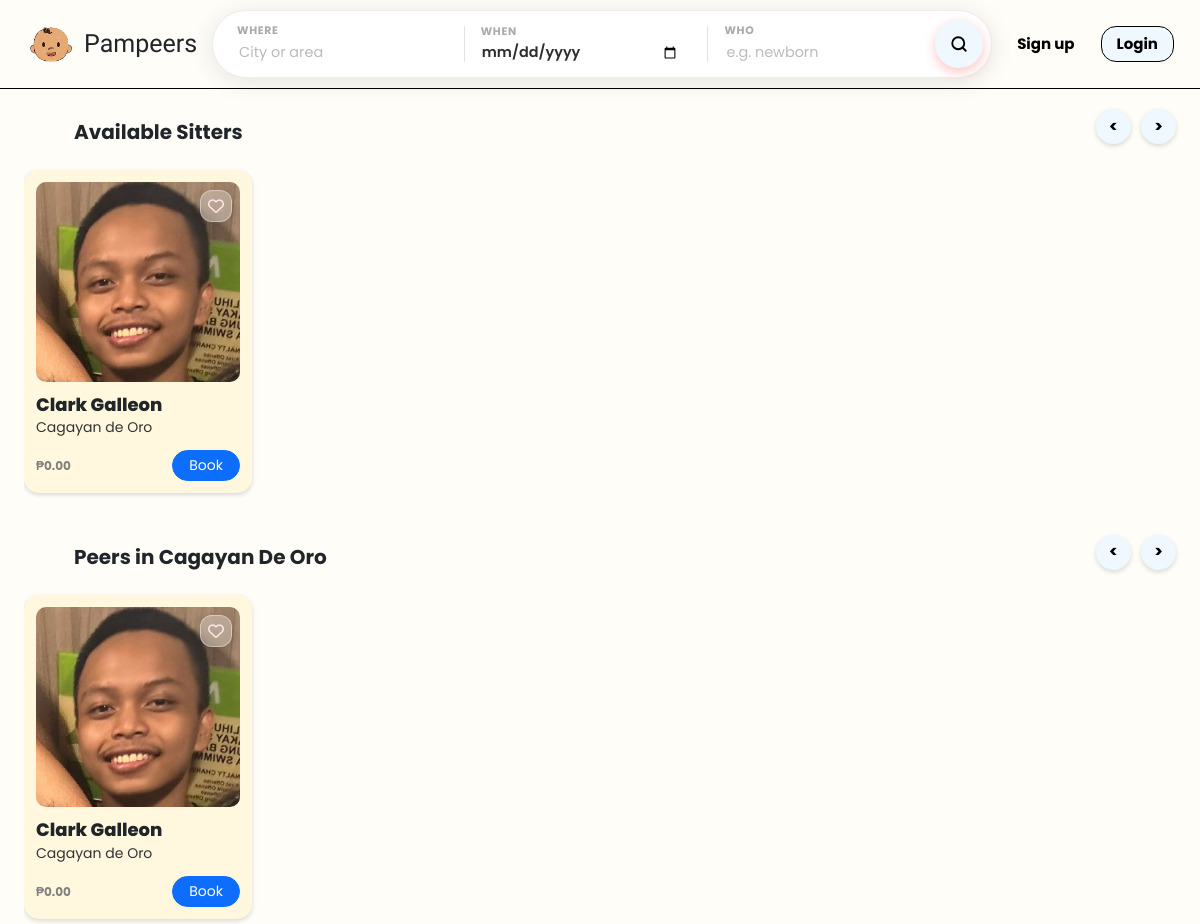
The app's page /public/guestDashboard.php, older data.
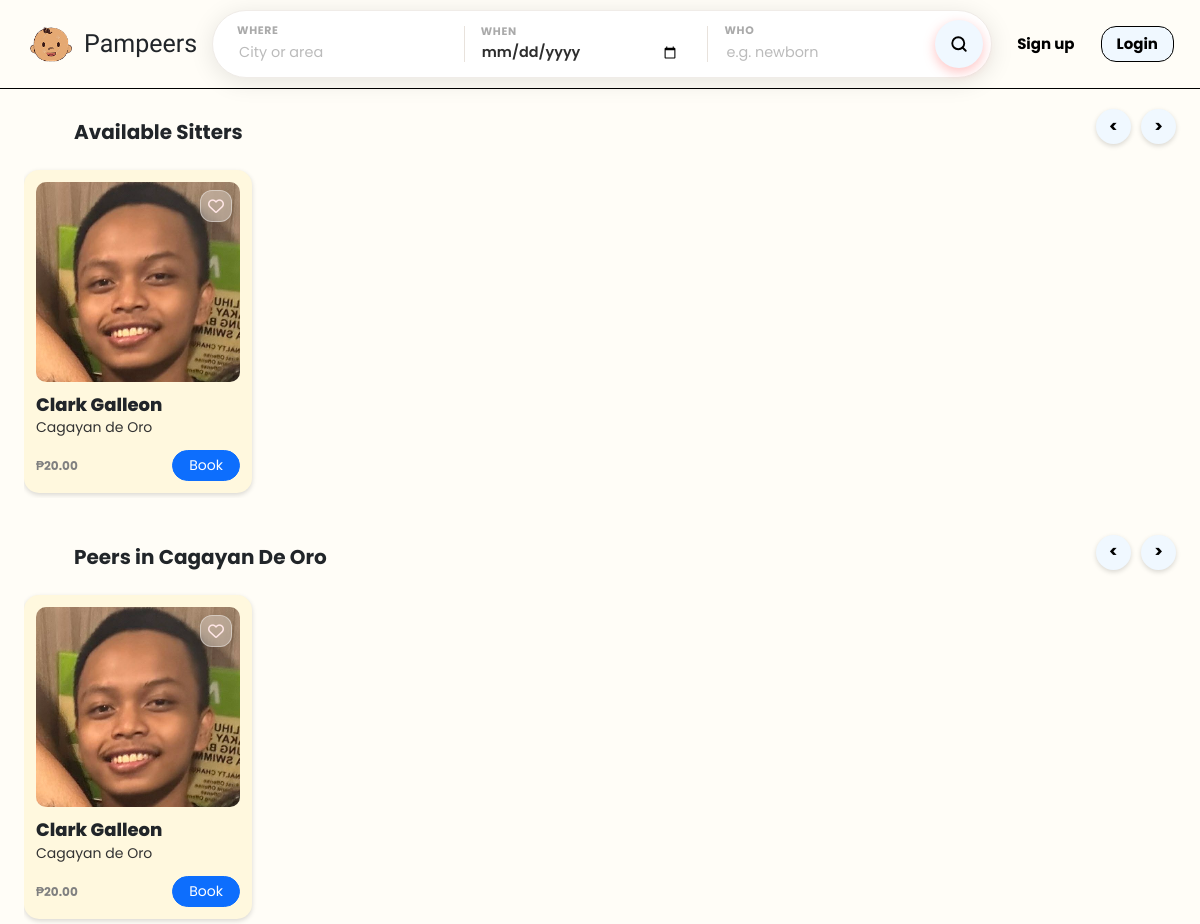
The same page, newer data.
### tables this page shows
CREATE TABLE `sitters` (
  `sitterID` int(11) NOT NULL,
  `uuid` char(36) NOT NULL,
  `userID` int(11) NOT NULL,
  `hourlyRate` decimal(10,2) NOT NULL DEFAULT 0.00,
  `experience` int(11) NOT NULL DEFAULT 0,
  `isAvailable` tinyint(1) NOT NULL DEFAULT 1,
  `ratingAverage` decimal(3,2) DEFAULT NULL,
  `verificationStatus` enum('pending','verified','rejected') NOT NULL DEFAULT 'pending',
  `createdAt` timestamp NOT NULL DEFAULT current_timestamp()
);

CREATE TABLE `users` (
  `id` int(11) NOT NULL,
  `uuid` char(36) NOT NULL,
  `firstName` varchar(100) NOT NULL,
  `middleName` varchar(100) DEFAULT NULL,
  `lastName` varchar(100) NOT NULL,
  `bio` text NOT NULL,
  `suffix` varchar(10) DEFAULT NULL,
  `birthDate` date NOT NULL,
  `sex` enum('male','female','other') NOT NULL,
  `role` enum('guardian','sitter','admin') NOT NULL DEFAULT 'guardian',
  `contactNumber` varchar(20) NOT NULL,
  `emailAddress` varchar(150) NOT NULL,
  `username` varchar(100) NOT NULL,
  `password` varchar(255) NOT NULL,
  `streetAddress` varchar(255) NOT NULL,
  `barangay` varchar(255) NOT NULL,
  `cityMunicipality` varchar(255) NOT NULL,
  `province` varchar(255) NOT NULL,
  `country` varchar(255) NOT NULL,
  `zipCode` char(10) NOT NULL,
  `dateCreated` timestamp NOT NULL DEFAULT current_timestamp(),
  `profilePic` varchar(255) NOT NULL DEFAULT 'default.jpg',
  `isActive` tinyint(1) NOT NULL DEFAULT 1,
  `deactivatedAt` datetime DEFAULT NULL
);

### app/controllers/sitter/sitterFetchAvail.php (called while the page is built, shortened)
<?php
require_once __DIR__ . '/../../config/config.php';
$userId = $_SESSION['user_id'] ?? 0;
$stmt = $conn->prepare("
    SELECT
        s.sitterID, -- We need this specific ID for the bookings table
        u.firstName,
        u.lastName,
        u.profilePic,
        u.cityMunicipality,
        s.hourlyRate,
        u.bio, -- CHANGED from s.bio to u.bio because you moved it to the users table!
        s.verificationStatus,
        s.isAvailable
    FROM users u
    INNER JOIN sitters s ON u.id = s.userID
    WHERE s.isAvailable = 1
      AND s.verificationStatus = 'verified'
      AND u.isActive = 1
      AND s.userID != ?
");
$stmt->bind_param("i", $userId);
$stmt->execute();
$result = $stmt->get_result();
$sitters = [];
while ($row = $result->fetch_assoc()) {
    $sitters[] = [
        'sitterID' => $row['sitterID'],
        'name'     => trim($row['firstName'] . ' ' . $row['lastName']),
        'img'      => $row['profilePic'] ?: 'default.jpg',
        'city'     => $row['cityMunicipality'],
        'rate'     => $row['hourlyRate'],
        'bio'      => $row['bio']
    ];
}

### app/controllers/sitter/sitterFetchNear.php (called while the page is built, shortened)
<?php
require_once __DIR__ . '/../../config/config.php';
$userId = $_SESSION['user_id'] ?? 0;
$stmt = $conn->prepare("
    SELECT
        s.sitterID, -- We need this specific ID for the bookings table
        u.firstName,
        u.lastName,
        u.profilePic,
        u.cityMunicipality,
        s.hourlyRate,
        u.bio, -- 2. CHANGED: from s.bio to u.bio because it's now in the users table
        s.verificationStatus,
        s.isAvailable
    FROM users u
    INNER JOIN sitters s ON u.id = s.userID
    WHERE s.isAvailable = 1
      AND s.verificationStatus = 'verified'
      AND u.isActive = 1
      AND s.userID != ?
");
$stmt->bind_param("i", $userId);
$stmt->execute();
$result = $stmt->get_result();
$sittersNear = [];
while ($row = $result->fetch_assoc()) {
    $sittersNear[] = [
        'sitterID' => $row['sitterID'],
        'name'     => trim($row['firstName'] . ' ' . $row['lastName']),
        'img'      => $row['profilePic'] ?: 'default.jpg',
        'city'     => $row['cityMunicipality'],
        'rate'     => $row['hourlyRate'],
        'bio'      => $row['bio']
    ];
}

### public/guestDashboard.php (the view, shortened to what the changed rows need)
<?php
require_once __DIR__ . '/../app/config/config.php';
require_once __DIR__ . '/../app/controllers/sitter/sitterFetchAvail.php';
require_once __DIR__ . '/../app/controllers/sitter/sitterFetchNear.php';
$sitters = $sitters ?? [];
$sittersNear = $sittersNear ?? [];
?>
<!DOCTYPE html>
<html lang="en">
<head>
    <link rel="stylesheet" href="https://cdnjs.cloudflare.com/ajax/libs/font-awesome/6.5.1/css/all.min.css">
    <link href="https://cdn.jsdelivr.net/npm/bootstrap@5.3.3/dist/css/bootstrap.min.css" rel="stylesheet">
    <link rel="stylesheet" href="css/dashboard.css">
</head>
<body>
<main class="container-fluid mt-2 px-4">
    <?php if (!empty($sitters)): ?>
        <div class="carousel-wrapper" id="avail-carousel">
            <?php foreach ($sitters as $peer): ?>
            <div class="carousel-card">
                <div class="small-card">
                    <div class="card-img-container">
                        <button class="like-btn" data-bs-toggle="modal" data-bs-target="#staticBackdrop">
                            <i class="fa-regular fa-heart"></i>
                        </button>
                        <img src="../app/uploads/profiles/<?= !empty($peer['img']) ? htmlspecialchars($peer['img']) : 'default.jpg'; ?>" alt="Sitter">
                    </div>
                    <h6><?= htmlspecialchars($peer['name'] ?? 'Sitter') ?></h6>
                    <p class="city"><?= htmlspecialchars($peer['city'] ?? '') ?></p>
                    <div class="d-flex justify-content-between align-items-center mt-2">
                        <p class="m-0 fw-bold">₱<?= htmlspecialchars($peer['rate'] ?? '0') ?></p>
                        <button class="btn btn-sm btn-primary rounded-pill px-3" data-bs-toggle="modal" data-bs-target="#staticBackdrop">
                            Book
                        </button>
                    </div>
                </div>
            </div>
            <?php endforeach; ?>
        </div>
    <?php else: ?>
        <p class="text-center text-muted">No available sitters found.</p>
    <?php endif; ?>
    <?php if (!empty($sittersNear)): ?>
        <div class="carousel-wrapper" id="near-carousel">
            <?php foreach ($sittersNear as $peer): ?>
                <div class="carousel-card">
                    <div class="small-card">
                        <div class="card-img-container">
                            <button class="like-btn" data-bs-toggle="modal" data-bs-target="#staticBackdrop">
                                <i class="fa-regular fa-heart"></i>
                            </button>
                            <img src="../app/uploads/profiles/<?= !empty($peer['img']) ? htmlspecialchars($peer['img']) : 'default.jpg'; ?>" alt="Sitter">
                        </div>
                        <h6><?= htmlspecialchars($peer['name'] ?? 'Sitter') ?></h6>
                        <p class="city"><?= htmlspecialchars($peer['city'] ?? '') ?></p>
                        <div class="d-flex justify-content-between align-items-center mt-2">
                            <p class="m-0 fw-bold">₱<?= htmlspecialchars($peer['rate'] ?? '0') ?></p>
                            <button class="btn btn-sm btn-primary rounded-pill px-3" data-bs-toggle="modal" data-bs-target="#staticBackdrop">
                                Book
                            </button>
                        </div>
                    </div>
                </div>
            <?php endforeach; ?>
        </div>
    <?php else: ?>
        <p class="text-center text-muted">No sitters found in your city.</p>
    <?php endif; ?>
</main>
</body>
</html>

Row changes from the older to the newer data that the page shows:
changed sitters "Cagayan de Oro": hourlyRate "0.00" → "20.00"
